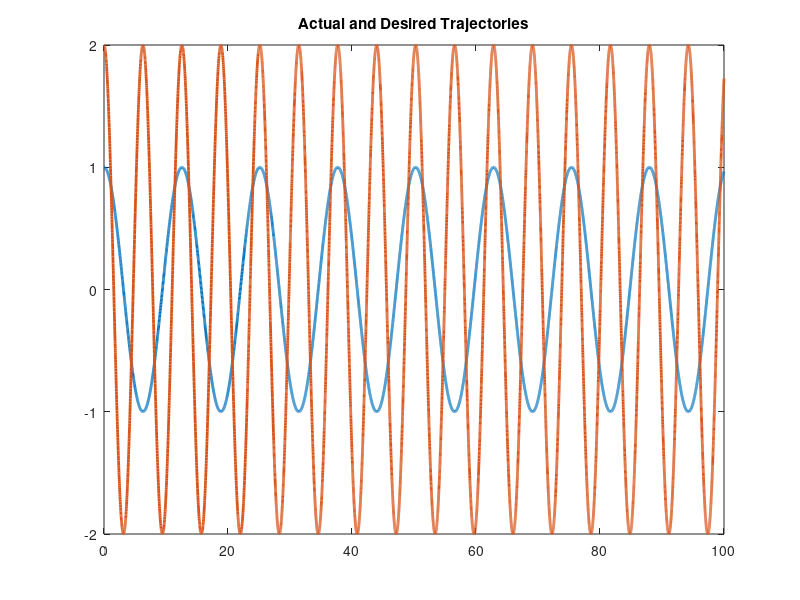

Source code (MATLAB): (Note: this script raises an error after producing the figure.)
function twoLinkRobotAdaptive
close all
global controlinput
%Set up parameters for sim
%Errors in Yd matrix are qd - q and this entire matrix has errors qd - q

p1       = 3.473;
p2       = 0.196;
p3       = 0.242;
f1       = 5.3;
f2       = 1.1;


% Stacked parameter vector
theta    = [p1;p2;p3;f1;f2];
controlinput = [1;1];

% Simulation final time
tf   = 100;

% Initial condition vector (X0 must be same size and "form" as X and XDot below)
% (i.e1., in this sim, X0 = [e0;r0;thetahat0])
X0   = [4;10;3;2;1;1;1;1;1;1;1];

% Options for integration function
opts = odeset('RelTol',1e-3,'AbsTol',1e-3);

% Integrate (you can send the paramters theta to the dynamics as seen below)
[t,STATES] = ode45(@(t,X) twoLinkdynamics(t,X,theta),[0 tf],X0,opts);

% Set up desired trajectory data for plots (enter desired trajectory for your simulation)
qd = [cos(0.5*t) 2*cos(t)]';

% Parse integrated states (STATES is the same "form" as X0)
% (i.e1., in this sim, STATES = [e1 r thetahat] over all time);
e1  = STATES(:,1:2)';
e2  = STATES(:,3:4)';
thetaHat = STATES(:,5:9)';
mu2 = STATES(:,10:11)';

% Compute x from e1 and xd for plotting purposes
q  = qd - e1;

% Plot the actual vs desired trajectories
figure(1)
plot(t,qd,'-','LineWidth',2)
title('Actual and Desired Trajectories');
hold on
ax = gca;
ax.ColorOrderIndex = 1;
plot(t,q,':','LineWidth',2)
xlabel('time')
hold off

% Plot the filtered tracking error
figure(2)
plot(t,e2,'--','LineWidth',2)
title('Filtered Tracking error')
xlabel('time')

% Plot the adaptive estimates vs actual parameters
figure(3)
plot(t,repmat(theta,1,length(t)),'-','LineWidth',2)
hold on
ax = gca;
ax.ColorOrderIndex = 1;
plot(t,thetaHat,':','LineWidth',2)
xlabel('time')
title('Adaptive Estimates & Actual Parameters')
hold off

figure(4)
time = 0:tf/length(controlinput):tf;
time(end) = [];
plot(time,controlinput(1,:))
title('Control input for Link 1');
xlabel('Time(s)')
ylabel('Torque(Nm)')

figure(5)
time = 0:tf/length(controlinput):tf;
time(end) = [];
plot(time,controlinput(2,:))
title('Control input for Link 2');
xlabel('Time(s)')
ylabel('Torque(Nm)')

figure(6)
plot(t,repmat(theta,1,length(t))-thetaHat,'-','LineWidth',2)
title('Parameter Estimates')
xlabel('time');
ylabel('Amplitude');


function [XDot] = twoLinkdynamics(t,X,theta)
global u controlinput
% t
% Parse parameter vector
p1 = theta(1);
p2 = theta(2);
p3 = theta(3);
f1 = theta(4);
f2 = theta(5);

% Select gains for controller
K        = 5   ; %Enter a number
a1       = 0.45    ; %Enter a number
a2       = 0.5;
v = [700 1.5 0.9 10 0.5];
gamma    = diag(v)
beta     = 0.9;



% Desired trajectory and needed derivatives
qd       = [cos(0.5*t);2*cos(t)];
qdDot    = [-0.5*sin(0.5*t);-2*sin(t)]; %Enter the expression
qdDotDot = [-0.25*cos(0.5*t);-2*cos(t)]; %Enter the expression



% Parse current states (X is the same size and "form" as X0)
% (i.e1., in this sim, X = [e1;r;thetahat])
e1        = [X(1);X(2)];
e2        = [X(3);X(4)];
thetaHat = [X(5);X(6);X(7);X(8);X(9)];
mu2      = [X(10);X(11)];

% Compute current x and xDot for convenience
q        = qd - e1;
qDot     = qdDot + a1*e1 - e2;



% Compute cos(x2) and sin(x2) for convenience
c2       = cos(q(2));
s2       = sin(q(2));

cd2      = cos(qd(2));
sd2      = sin(qd(2));


% Compute current matrices for the dynamics
M        = [p1 + 2*p3*c2 p2 + p3*c2;p2 + p3*c2 p2];
Vm       = [-p3*s2*qDot(2) -p3*s2*(qDot(1) + qDot(2));p3*s2*qDot(1) 0];
fd       = [f1 0;0 f2];



%Design Yd Matrix
yd11     = qdDotDot(1);
yd12     = qdDotDot(2);
yd13     = 2*cd2*qdDotDot(1) + cd2*qdDotDot(2) - sd2*qdDot(2)*qdDot(1) - sd2*qdDot(1)*qdDot(2) - sd2*qdDot(2)*qdDot(2);
yd14     = qdDot(1);
yd15     = 0;

yd21     = 0;
yd22     = qdDotDot(1)+qdDotDot(2);
yd23     = cd2*qdDotDot(1) + sd2*qdDot(1)*qdDot(1);
yd24     = 0;
yd25     = qdDot(2);
Yd       = [yd11 yd12 yd13 yd14 yd15;yd21 yd22 yd23 yd24 yd25];

 

% Design controller

u        = Yd*thetaHat + mu2; %Enter the expression

controlinput = horzcat(controlinput,u);

% Compute current closed-loop dynamics
e1Dot       = e2 - a1*e1;

e2Dot       = M\(M*qdDotDot + Vm*qDot + fd*qDot + M*a1*e1Dot - u); %Enter the expression
r        = e2Dot + a2*e2;

thetaHatDot = (gamma*Yd'*tanh(e2))+(gamma*Yd'*e2);
mu2Dot      = (K+1)*r + beta*sign(e2);

% Stacked dynamics vector (XDot is the same size and "form" as X)
XDot        = [e1Dot;e2Dot;thetaHatDot; mu2Dot];
